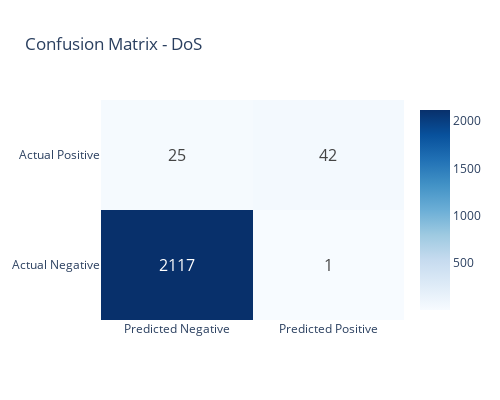
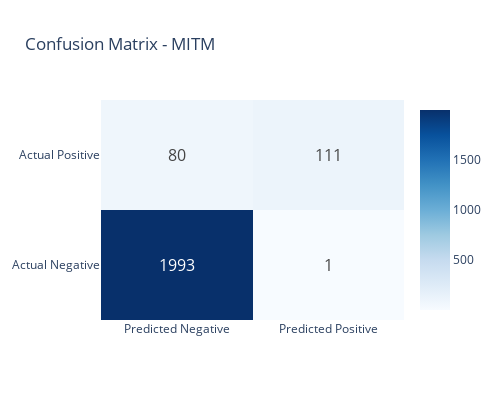
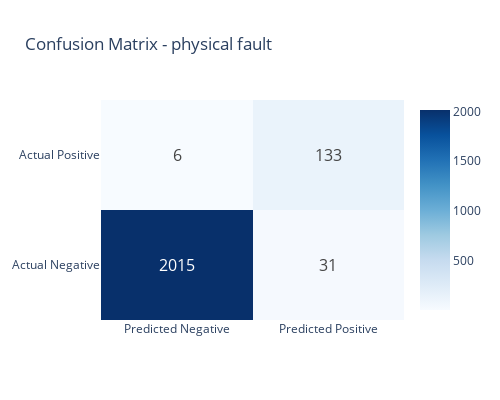

The notebook cell these images were saved under, in order:
### Code cell
# Plot confusion matrices for each attack type
for attack_type, results in multiclass_results.items():
    fig = go.Figure(data=go.Heatmap(
        z=results['confusion_matrix'],
        x=['Predicted Negative', 'Predicted Positive'],
        y=['Actual Negative', 'Actual Positive'],
        text=results['confusion_matrix'],
        texttemplate="%{text}",
        textfont={"size": 16},
        colorscale='Blues'
    ))
    
    fig.update_layout(
        title=f'Confusion Matrix - {attack_type}',
        height=400,
        width=500
    )
    
    fig.show()

### Figure 1 — Plotly figure (JSON) as saved in the notebook; plotly's stock layout.template omitted (floating-point values rounded to 4 significant figures)
{"data": [{"colorscale": [[0, "rgb(247,251,255)"], [0.125, "rgb(222,235,247)"], [0.25, "rgb(198,219,239)"], [0.375, "rgb(158,202,225)"], [0.5, "rgb(107,174,214)"], [0.625, "rgb(66,146,198)"], [0.75, "rgb(33,113,181)"], [0.875, "rgb(8,81,156)"], [1, "rgb(8,48,107)"]], "text": [[2117, 1], [25, 42]], "textfont": {"size": 16}, "texttemplate": "%{text}", "type": "heatmap", "x": ["Predicted Negative", "Predicted Positive"], "y": ["Actual Negative", "Actual Positive"], "z": [[2117, 1], [25, 42]]}], "layout": {"height": 400, "title": {"text": "Confusion Matrix - DoS"}, "width": 500}}

### Figure 2 — Plotly figure (JSON) as saved in the notebook; plotly's stock layout.template omitted (floating-point values rounded to 4 significant figures)
{"data": [{"colorscale": [[0, "rgb(247,251,255)"], [0.125, "rgb(222,235,247)"], [0.25, "rgb(198,219,239)"], [0.375, "rgb(158,202,225)"], [0.5, "rgb(107,174,214)"], [0.625, "rgb(66,146,198)"], [0.75, "rgb(33,113,181)"], [0.875, "rgb(8,81,156)"], [1, "rgb(8,48,107)"]], "text": [[1993, 1], [80, 111]], "textfont": {"size": 16}, "texttemplate": "%{text}", "type": "heatmap", "x": ["Predicted Negative", "Predicted Positive"], "y": ["Actual Negative", "Actual Positive"], "z": [[1993, 1], [80, 111]]}], "layout": {"height": 400, "title": {"text": "Confusion Matrix - MITM"}, "width": 500}}

### Figure 3 — Plotly figure (JSON) as saved in the notebook; plotly's stock layout.template omitted (floating-point values rounded to 4 significant figures)
{"data": [{"colorscale": [[0, "rgb(247,251,255)"], [0.125, "rgb(222,235,247)"], [0.25, "rgb(198,219,239)"], [0.375, "rgb(158,202,225)"], [0.5, "rgb(107,174,214)"], [0.625, "rgb(66,146,198)"], [0.75, "rgb(33,113,181)"], [0.875, "rgb(8,81,156)"], [1, "rgb(8,48,107)"]], "text": [[2015, 31], [6, 133]], "textfont": {"size": 16}, "texttemplate": "%{text}", "type": "heatmap", "x": ["Predicted Negative", "Predicted Positive"], "y": ["Actual Negative", "Actual Positive"], "z": [[2015, 31], [6, 133]]}], "layout": {"height": 400, "title": {"text": "Confusion Matrix - physical fault"}, "width": 500}}
